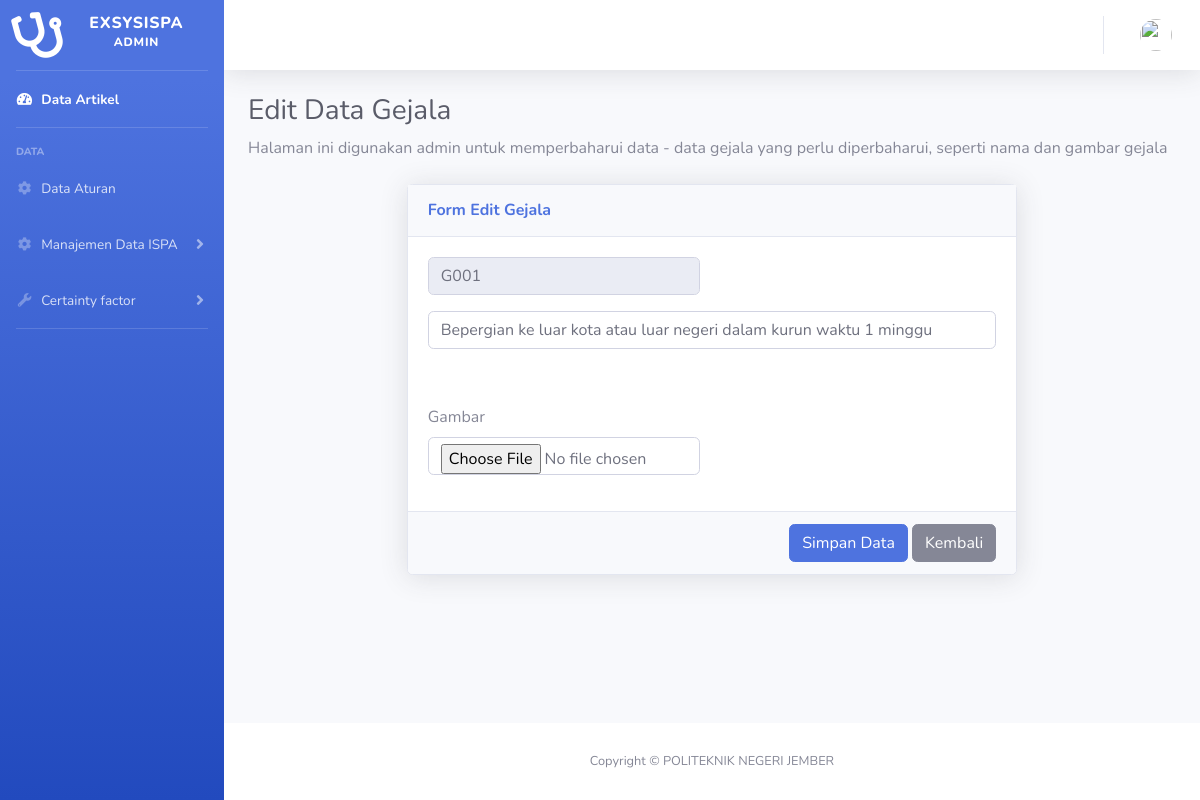
Screenshot of /edit-gejala/1 with the database file from the repository.
### tables this page shows
CREATE TABLE `tb_gejala` (
  `id_gejala` int(11) NOT NULL,
  `kode_gejala` varchar(10) NOT NULL,
  `nama_gejala` varchar(100) NOT NULL,
  `image_gejala` varchar(128) NOT NULL,
  `gejala_inputdate` timestamp NOT NULL DEFAULT current_timestamp() ON UPDATE current_timestamp()
);

### application/controllers/backend/Gejala.php (called while the page is built, shortened)
<?php
class Gejala extends CI_Controller {
public function __construct()
    {
         $this->load->model('gejala_model');
         $this->load->library('form_validation');
         $this->load->library('upload');
}
    public function update($id_gejala)
    {
        $where = array('id_gejala' => $id_gejala);
        $gejala = $this->gejala_model->getById($where);
        $data['is_active'] = 'gjl';
        $data['title'] = "Edit Detail Gejala | Expert System Buah Naga";
        $data['judulHalaman'] = "Edit Data Gejala";
        $data['detailHalaman'] = "Halaman ini digunakan admin untuk memperbaharui data - data gejala yang perlu diperbaharui, seperti nama dan gambar gejala";
        $data['cardHeader'] = 'Form Edit Gejala';
        $data['user'] = $this->db->get_where('tb_user', ['user_email' => $this->session->userdata('email')])->row_array();
        $data['gejaladata'] = $gejala;
        $this->form_validation->set_rules('nama_gj', 'Gejala', 'required|trim', [
            'required' => 'Gejala tidak boleh kosong!'
        ]);
        if ($this->form_validation->run() == FALSE) {
            $this->load->view('backend/_partials/header', $data);
            $this->load->view('backend/_partials/sidebar', $data);
            $this->load->view('backend/_partials/topbar', $data);
            $this->load->view('backend/data/gejala/edit-gejala', $data);
            $this->load->view('backend/_partials/footer');
        }
    }
}

### index.php (called while the page is built, shortened)
<?php
require_once BASEPATH.'core/CodeIgniter.php';

### application/models/Gejala_model.php (called while the page is built, shortened)
<?php
class Gejala_model extends CI_Model
{
    private $_table = 'tb_gejala';
    public function getById($id)
    {
        return $this->db->get_where($this->_table, $id)->row_array();
    }
}

### application/views/backend/data/gejala/edit-gejala.php (the view, shortened to what this page needs)
<div class="container-fluid">
    <h1 class="h3 mb-2 text-gray-800"><?= $judulHalaman ?></h1>
    <p class="mb-4"><?= $detailHalaman ?></p>
    <div class="row justify-content-center">
        <div class="col-md-8">
            <div class="card shadow mb-4">
                <form action="<?= base_url('edit-gejala/' . $gejaladata['id_gejala']) ?>" method="post" enctype="multipart/form-data">
                    <div class="card-header py-3">
                        <h6 class="m-0 font-weight-bold text-primary"><?= $cardHeader ?></h6>
                    </div>
                    <div class="card-body">
                        <div class="form-group row">
                            <div class="col-sm-6 mb-3 mb-sm-0">
                                <input type="text" class="form-control form-control-user" name="kd" id="kd" readonly value="<?= $gejaladata['kode_gejala'] ?>">
                            </div>
                        </div>
                        <div class="form-group row">
                            <div class="col mb-3 mb-sm-0">
                                <input type="text" class="form-control form-control-user" name="nama_gj" id="nama_gj" value="<?= $gejaladata['nama_gejala'] ?>"><?= form_error('nama_hp', '<small class="text-danger pl-3">', '</small>') ?>
                            </div>
                        </div>
                        <div class="form-group row">
                            <div class="col-sm-6">
                                <label for="image">Gambar</label>
                                <input type="file" accept="image/*" class="form-control form-control-user" name="image" id="image">
                            </div>
                        </div>
                    </div>
                    <div class="card-footer">
                        <div class="text-right">
                            <button class="btn btn-primary" type="submit">Simpan Data</button>
                            <a href="javascript:window.history.go(-1);" class="btn btn-secondary btn-user">Kembali</a>
                        </div>
                    </div>
                </form>
            </div>
        </div>
    </div>
</div>
</div>

### rows the page displays
tb_gejala: kd "G001", nama_gj "Bepergian ke luar kota atau luar negeri dalam kurun waktu 1 minggu"

### other values shown
$judulHalaman "Edit Data Gejala"
$detailHalaman "Halaman ini digunakan admin untuk memperbaharui data - data gejala yang perlu diperbaharui, seperti nama dan gambar gejala"
$cardHeader "Form Edit Gejala"
